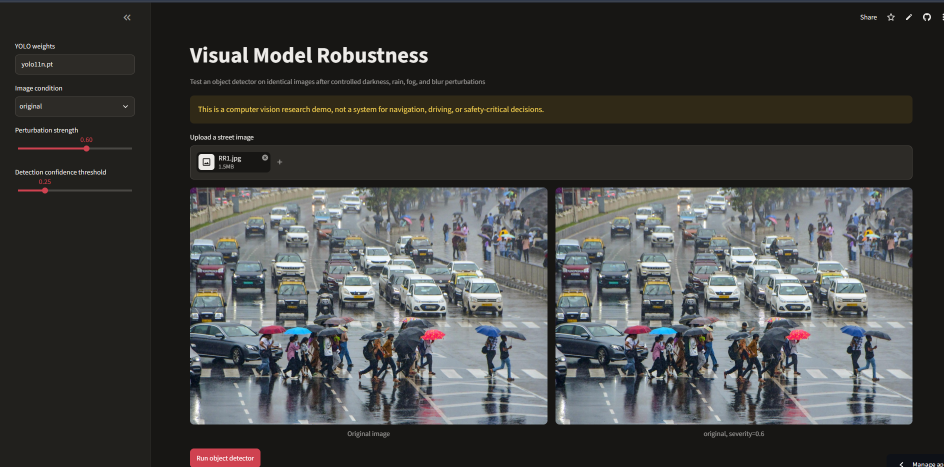
#> input picture images/Sample.png, 1888 x 934 px (shown at 1/2 size)
$ python cli.py --image images/Sample.png
#> lines starting #> are read from the running program, lines starting #| are printed output that depends on the picture
### visionlab/core.py
from __future__ import annotations
from dataclasses import dataclass
from pathlib import Path
import cv2
import numpy as np
from PIL import Image

CONDITIONS = ["original", "low_light", "blur", "fog", "rain"]


def degrade(image: Image.Image, condition: str, severity: float = 0.5, seed: int = 13) -> Image.Image:
    """Controlled synthetic perturbations; not a substitute for real weather images.

    severity is between 0 and 1. Input and output images have equal dimensions.
    """
#> called with condition = 'low_light', severity = 0.6, seed = 13
    if condition not in CONDITIONS:
        raise ValueError(f"Unknown condition {condition}. Options: {CONDITIONS}")
    severity = float(np.clip(severity, 0.0, 1.0))
#> severity = 0.6
    a = np.asarray(image.convert("RGB")).copy()
    if condition == "original" or severity == 0:
        return Image.fromarray(a)
    if condition == "low_light":
        a = np.clip(a.astype(np.float32) * (1 - severity * 0.82), 0, 255).astype(np.uint8)
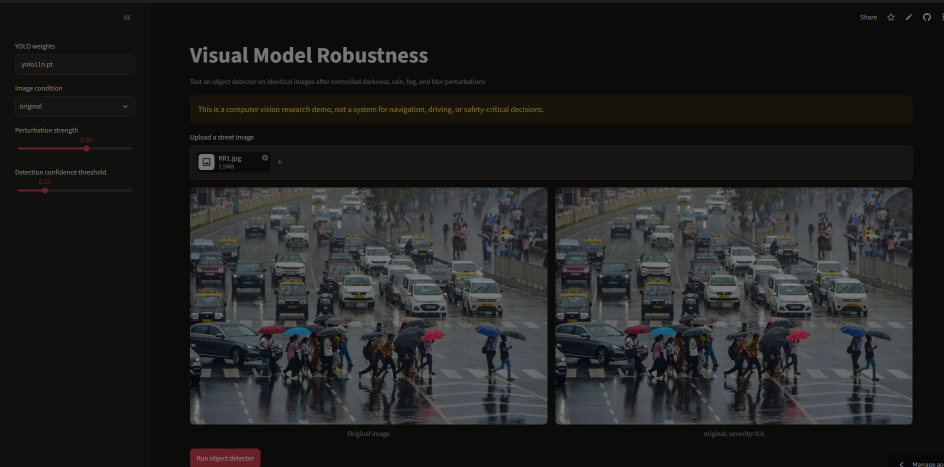
#> a: shape (934, 1888, 3) (shown at 1/2 size); mean R, G, B 33.4, 34, 33.5
    elif condition == "blur":
        sigma = severity * 5.0
        a = cv2.GaussianBlur(a, (0, 0), sigmaX=max(0.001, sigma))
    elif condition == "fog":
        a = np.clip(a.astype(np.float32) * (1 - severity * 0.78) + 235 * severity * 0.78, 0, 255).astype(np.uint8)
        a = cv2.GaussianBlur(a, (0, 0), sigmaX=1.2 * severity + 0.001)
    elif condition == "rain":
        rng = np.random.default_rng(seed)
        h, w = a.shape[:2]
        overlay = a.copy()
        count = int(max(1, w * h * severity / 1600))
        for _ in range(count):
            x, y = int(rng.integers(0, w)), int(rng.integers(0, h))
            length = int(8 + severity * 22)
            cv2.line(overlay, (x, y), (min(w - 1, x + 3), min(h - 1, y + length)), (190, 198, 205), 1)
        a = cv2.addWeighted(a, 0.8, overlay, 0.2, 0)
    return Image.fromarray(a)


@dataclass
class Detection:
    label: str
    confidence: float
    xyxy: tuple[float, float, float, float]


def load_detector(weights: str = "yolo11n.pt"):
    """Ultralytics downloads pretrained weights on first use."""
    from ultralytics import YOLO
#> (the run stopped early here; a loop or call above may not have finished)
